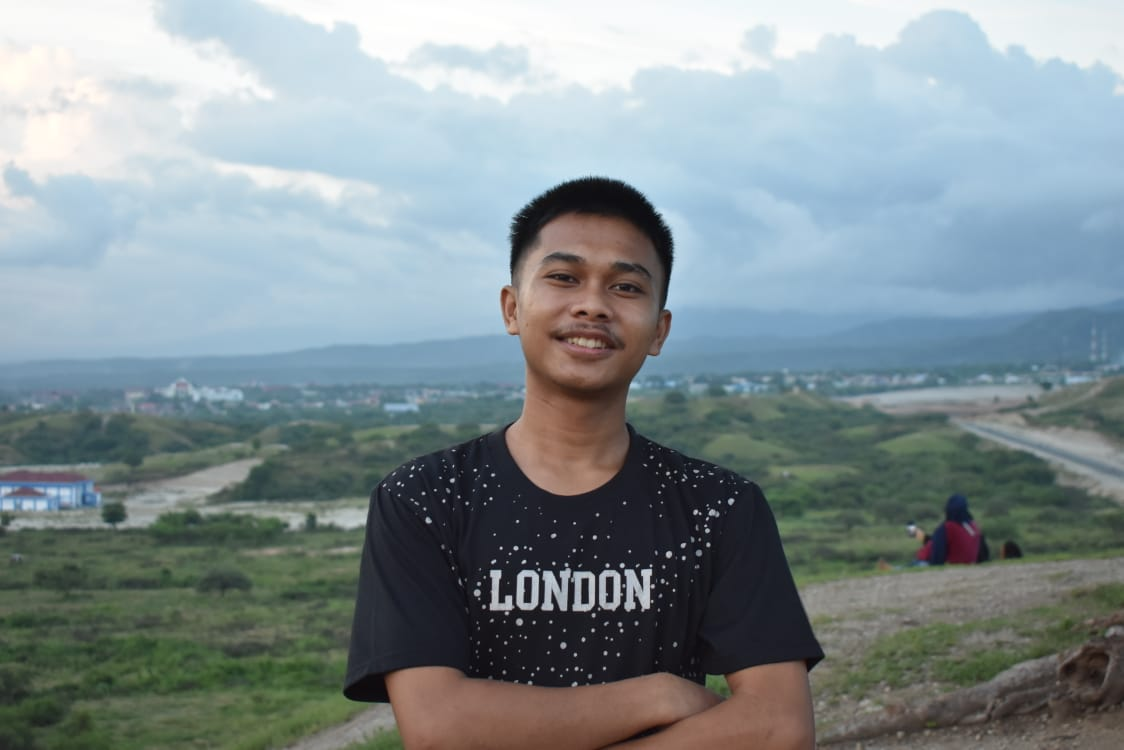
#> input picture IMG DAUS.jpg, 1124 x 750 px
$ python modul4.py
#> lines starting #> are read from the running program, lines starting #| are printed output that depends on the picture
import cv2
import numpy as np

citra =cv2.imread('IMG DAUS.jpg',0)
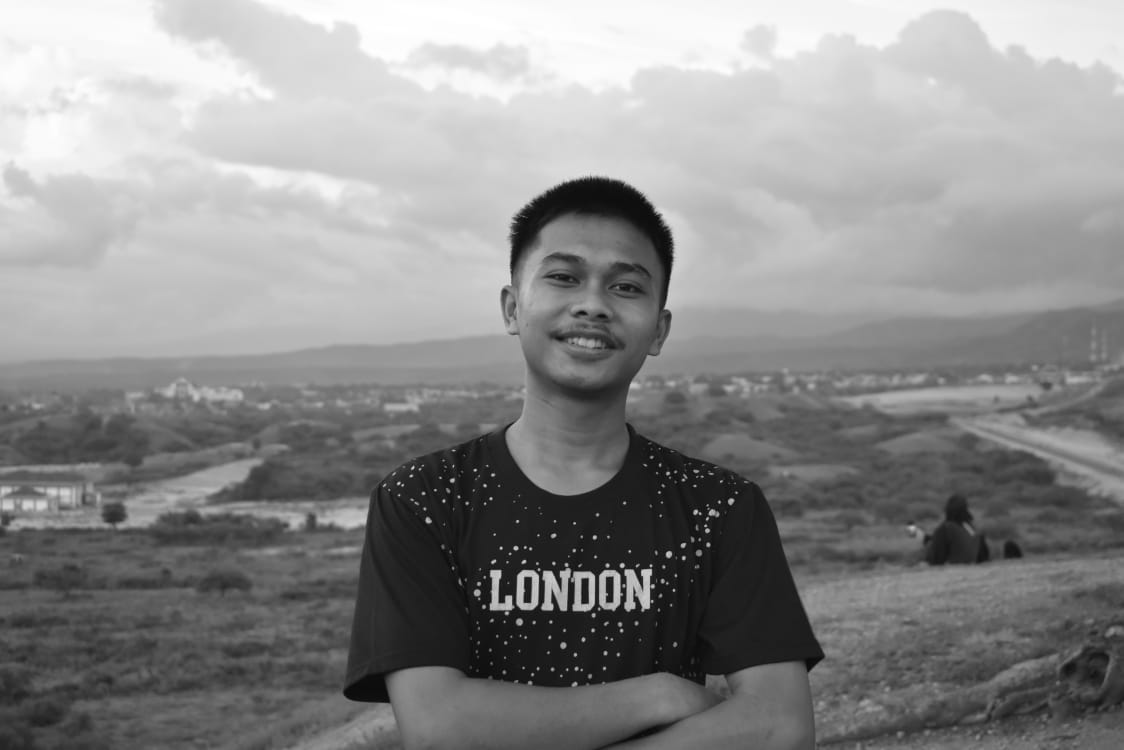
#> citra: shape (750, 1124); min 4, max 255, mean 139.3

ekual = cv2.equalizeHist(citra)
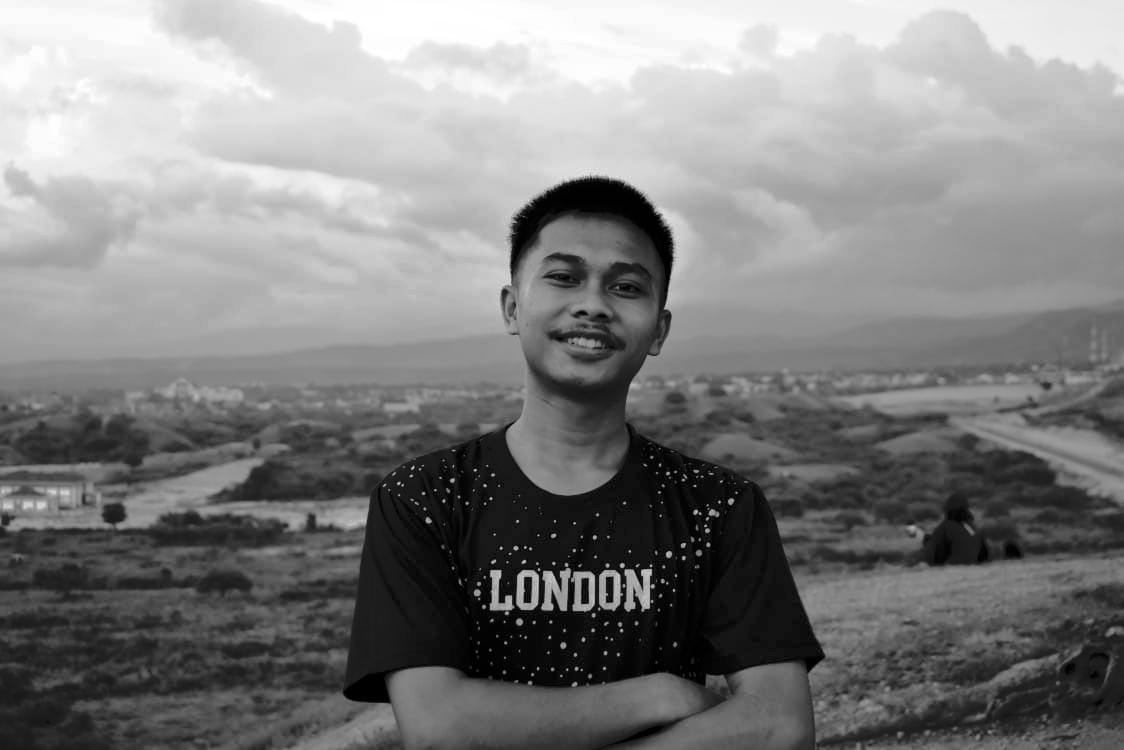
#> ekual: shape (750, 1124); min 0, max 255, mean 128.1
hasil = np.hstack((citra, ekual))
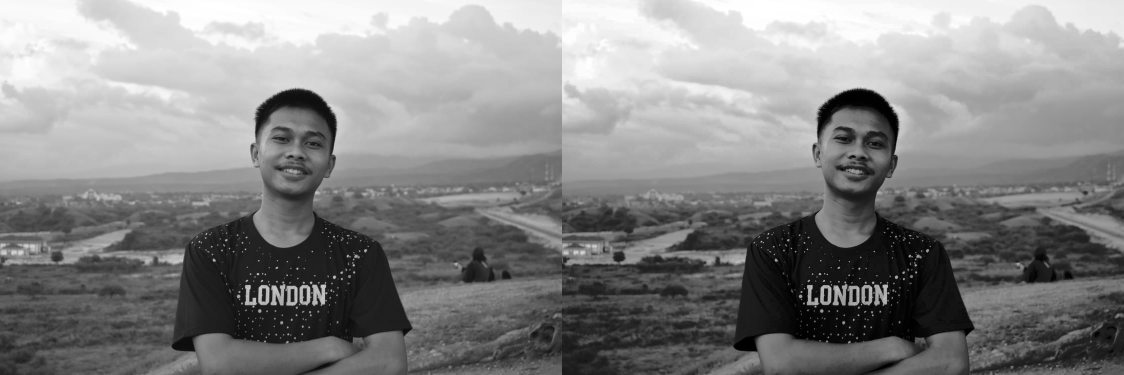
#> hasil: shape (750, 2248) (shown at 1/2 size); min 0, max 255, mean 133.7

cv2.imshow('Contoh Hasil Equalisasi',hasil)

cv2.waitKey(0)
cv2.destroyAllWindows()
